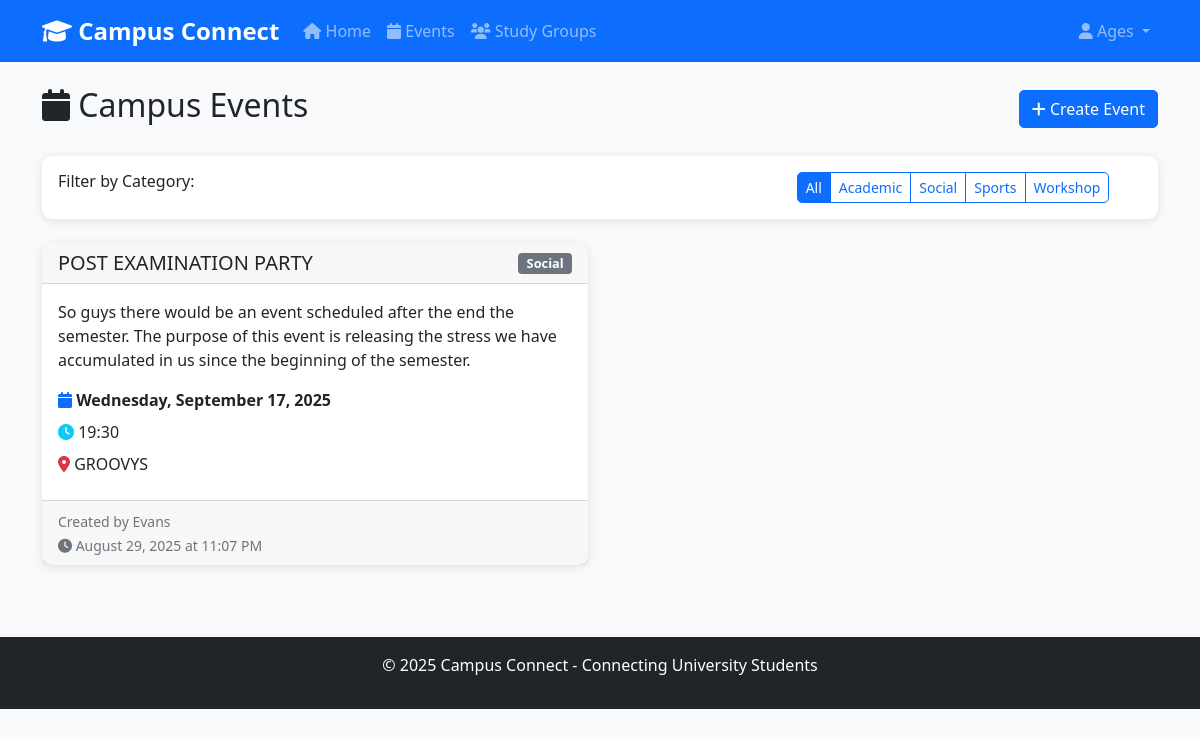
The page /events (signed in) on the database its author committed.
### app.py (models this page shows)
class User(UserMixin, db.Model):
    id = db.Column(db.Integer, primary_key=True)
    username = db.Column(db.String(80), unique=True, nullable=False)
    email = db.Column(db.String(120), unique=True, nullable=False)
    full_name = db.Column(db.String(100), nullable=False)
    course = db.Column(db.String(100), nullable=True)
    year_of_study = db.Column(db.Integer, nullable=True)
    bio = db.Column(db.Text, nullable=True)
    created_at = db.Column(db.DateTime, default=datetime.utcnow)
    events_created = db.relationship('Event', backref='creator', lazy=True)
    study_groups_created = db.relationship('StudyGroup', backref='creator', lazy=True)

class Event(db.Model):
    id = db.Column(db.Integer, primary_key=True)
    title = db.Column(db.String(200), nullable=False)
    description = db.Column(db.Text, nullable=True)
    date = db.Column(db.Date, nullable=False)
    time = db.Column(db.String(20), nullable=True)
    location = db.Column(db.String(200), nullable=True)
    category = db.Column(db.String(50), nullable=False)  # academic, social, sports, etc.
    creator_id = db.Column(db.Integer, db.ForeignKey('user.id'), nullable=False)
    created_at = db.Column(db.DateTime, default=datetime.utcnow)
    is_active = db.Column(db.Boolean, default=True)

### app.py (the view)
@app.route('/events')
def events():
    category = request.args.get('category', 'all')
    if category == 'all':
        events = Event.query.filter(Event.is_active == True).order_by(Event.date.desc()).all()
    else:
        events = Event.query.filter(Event.category == category, Event.is_active == True).order_by(Event.date.desc()).all()
    return render_template('events.html', events=events, current_category=category)

### app.py (called while the page is built)
@login_manager.user_loader
def load_user(user_id):
    return User.query.get(int(user_id))

### templates/events.html (shortened to what this page needs)
{% extends "base.html" %}
{% block content %}
<div class="d-flex justify-content-between align-items-center mb-4">
    <h2><i class="fas fa-calendar"></i> Campus Events</h2>
    {% if current_user.is_authenticated %}
        <a href="{{ url_for('create_event') }}" class="btn btn-primary">
            <i class="fas fa-plus"></i> Create Event
        </a>
    {% endif %}
</div>
<div class="card mb-4">
    <div class="card-body">
        <div class="row">
            <div class="col-md-8">
                <h6>Filter by Category:</h6>
            </div>
            <div class="col-md-4">
                <div class="btn-group" role="group">
                    <a href="{{ url_for('events', category='all') }}"
                       class="btn {% if current_category == 'all' %}btn-primary{% else %}btn-outline-primary{% endif %} btn-sm">All</a>
                    <a href="{{ url_for('events', category='academic') }}"
                       class="btn {% if current_category == 'academic' %}btn-primary{% else %}btn-outline-primary{% endif %} btn-sm">Academic</a>
                    <a href="{{ url_for('events', category='social') }}"
                       class="btn {% if current_category == 'social' %}btn-primary{% else %}btn-outline-primary{% endif %} btn-sm">Social</a>
                    <a href="{{ url_for('events', category='sports') }}"
                       class="btn {% if current_category == 'sports' %}btn-primary{% else %}btn-outline-primary{% endif %} btn-sm">Sports</a>
                    <a href="{{ url_for('events', category='workshop') }}"
                       class="btn {% if current_category == 'workshop' %}btn-primary{% else %}btn-outline-primary{% endif %} btn-sm">Workshop</a>
                </div>
            </div>
        </div>
    </div>
</div>
{% if events %}
    <div class="row">
        {% for event in events %}
        <div class="col-md-6 mb-4">
            <div class="card h-100">
                <div class="card-header">
                    <div class="d-flex justify-content-between align-items-center">
                        <h5 class="mb-0">{{ event.title }}</h5>
                        <span class="badge bg-secondary">{{ event.category.title() }}</span>
                    </div>
                </div>
                <div class="card-body">
                    {% if event.description %}
                    <p class="card-text">{{ event.description }}</p>
                    {% endif %}
                    <div class="event-details">
                        <p class="mb-2">
                            <i class="fas fa-calendar text-primary"></i>
                            <strong>{{ event.date.strftime('%A, %B %d, %Y') }}</strong>
                        </p>
                        {% if event.time %}
                        <p class="mb-2">
                            <i class="fas fa-clock text-info"></i>
                            {{ event.time }}
                        </p>
                        {% endif %}
                        {% if event.location %}
                        <p class="mb-2">
                            <i class="fas fa-map-marker-alt text-danger"></i>
                            {{ event.location }}
                        </p>
                        {% endif %}
                    </div>
                </div>
                <div class="card-footer">
                    <small class="text-muted">
                        Created by {{ event.creator.full_name }}
                        <br>
                        <i class="fas fa-clock"></i> {{ event.created_at.strftime('%B %d, %Y at %I:%M %p') }}
                    </small>
                </div>
            </div>
        </div>
        {% endfor %}
    </div>
{% endif %}
{% endblock %}

### templates/base.html (shortened to what this page needs)
<!DOCTYPE html>
<html lang="en">
<head>
    <link href="https://cdn.jsdelivr.net/npm/bootstrap@5.1.3/dist/css/bootstrap.min.css" rel="stylesheet">
    <link href="https://cdnjs.cloudflare.com/ajax/libs/font-awesome/6.0.0/css/all.min.css" rel="stylesheet">
    <link href="{{ url_for('static', filename='css/style.css') }}" rel="stylesheet">
</head>
<body>
    <nav class="navbar navbar-expand-lg navbar-dark bg-primary">
        <div class="container">
            <a class="navbar-brand" href="{{ url_for('index') }}">
                <i class="fas fa-graduation-cap"></i> Campus Connect
            </a>
            <div class="collapse navbar-collapse" id="navbarNav">
                <ul class="navbar-nav me-auto">
                    <li class="nav-item">
                        <a class="nav-link" href="{{ url_for('index') }}">
                            <i class="fas fa-home"></i> Home
                        </a>
                    </li>
                    <li class="nav-item">
                        <a class="nav-link" href="{{ url_for('events') }}">
                            <i class="fas fa-calendar"></i> Events
                        </a>
                    </li>
                    <li class="nav-item">
                        <a class="nav-link" href="{{ url_for('study_groups') }}">
                            <i class="fas fa-users"></i> Study Groups
                        </a>
                    </li>
                </ul>
                <ul class="navbar-nav">
                    {% if current_user.is_authenticated %}
                        <li class="nav-item dropdown">
                            <a class="nav-link dropdown-toggle" href="#" id="navbarDropdown" role="button" data-bs-toggle="dropdown">
                                <i class="fas fa-user"></i> {{ current_user.username }}
                            </a>
                        </li>
                    {% endif %}
                </ul>
            </div>
        </div>
    </nav>
    <main class="container mt-4">
        {% block content %}{% endblock %}
    </main>
    <footer class="bg-dark text-white text-center py-3 mt-5">
        <div class="container">
            <p>&copy; 2025 Campus Connect - Connecting University Students</p>
        </div>
    </footer>
</body>
</html>

### static/css/style.css (style rules this page uses)
body { background-color: #f8f9fa; }
.card { border-radius: 10px; box-shadow: 0 2px 10px rgba(0,0,0,0.1); transition: transform 0.2s; border: none; }
.navbar-brand { font-weight: bold; font-size: 1.5rem; }
.badge { font-size: 0.8em; }
.btn { border-radius: 5px; transition: all 0.2s; }
.card-header { border-radius: 10px 10px 0 0 !important; font-weight: 600; }
footer { margin-top: auto; }
.fade-in { animation: fadeIn 0.5s; }

### rows shown on the page
User: username "Ages"
Event: title "POST EXAMINATION PARTY", category "Social", description "So guys there would be an event scheduled after the end the semester. The purpose of this event is releasing the stress we have accumulated in us since the beginning of the semester.", date "Wednesday, September 17, 2025", time "19:30", location "GROOVYS", creator.full_name "Evans", created_at "August 29, 2025 at 11:07 PM"
